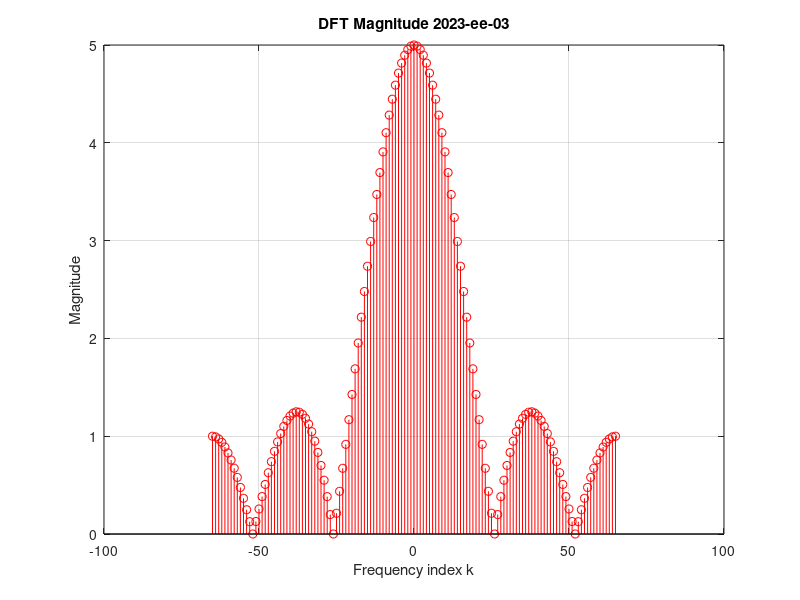
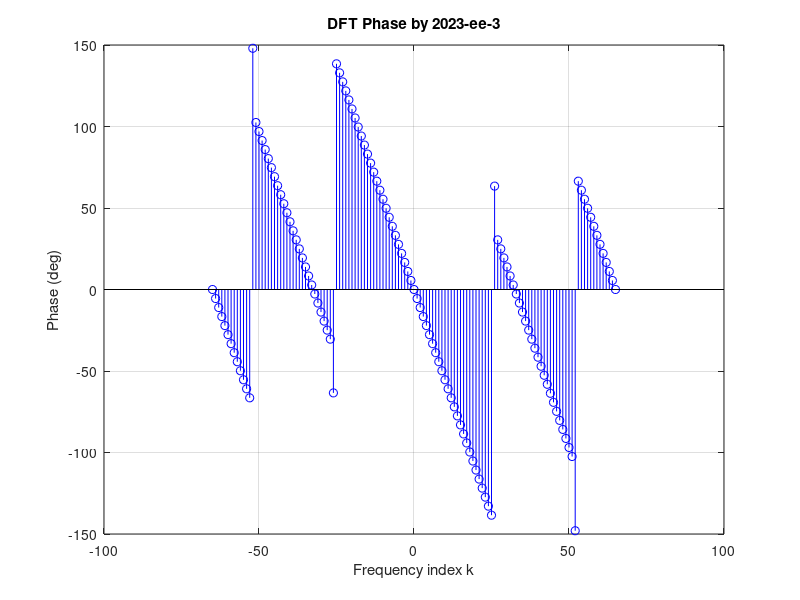

These figures' MATLAB source, in order:
u = [1,1,1,1,1];              % input rectangular sequence
N = 130;                      % DFT length (chosen = roll no.)
n = 0:1:4;                    % time index for the signal

% ---- DFT ---- 
k = -floor(N/2) : 1 : floor(N/2);   % symmetric frequency indices

w_dft = (2*pi*k)/N;                 % angular frequency points of DFT

Un_dft = zeros(size(k));            % initialize accumulator

for n = 0:4                         % compute DFT using definition
    Un_dft = Un_dft + (u(n+1) * exp(-1j * 2 * pi * k * n / N));
end

phase_dft = angle(Un_dft) * (180/pi);   % phase in degrees
magnitude_dft = abs(Un_dft);            % magnitude of DFT


% DFT Magnitude
figure;
stem(k, magnitude_dft, 'r');         
title('DFT Magnitude 2023-ee-03');  
xlabel('Frequency index k');  
ylabel('Magnitude');  
grid on;  

% DFT Phase
figure;
stem(k, phase_dft, 'b');              
title('DFT Phase by 2023-ee-3');  
xlabel('Frequency index k');  
ylabel('Phase (deg)');  
grid on;  
